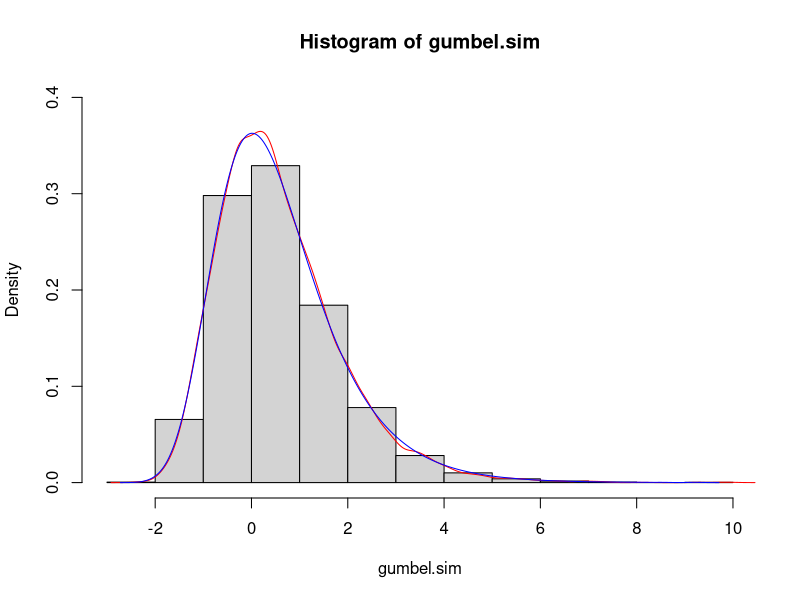
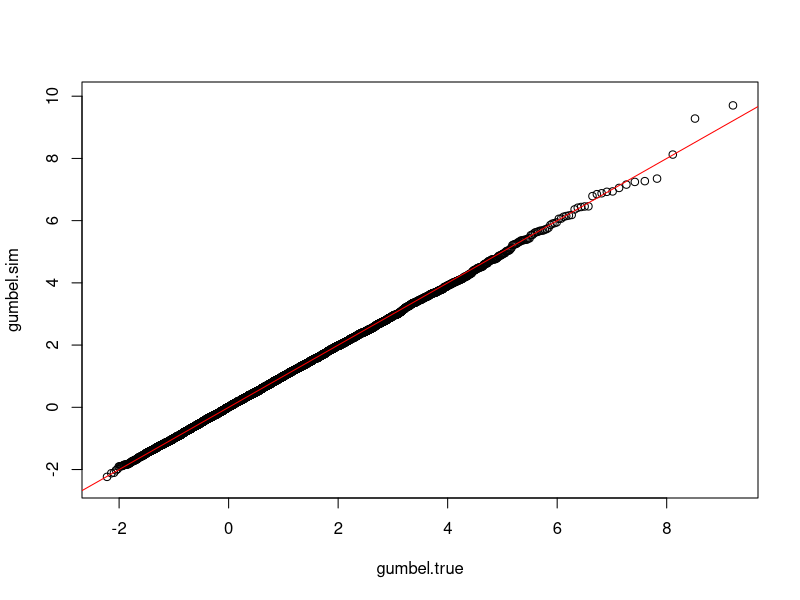
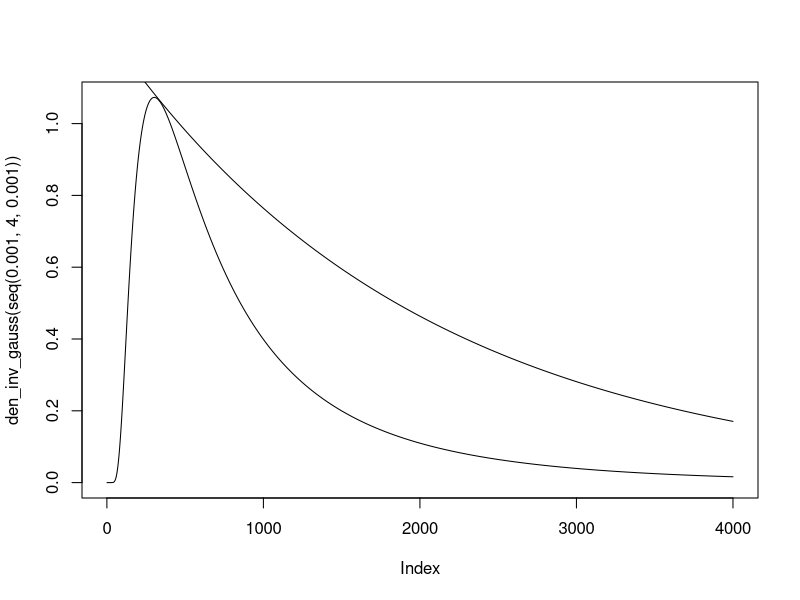

Reproduce these figures in R, in order.
### EXERCISE 1.8
sim.Pi <- function(R){
  set.seed(0)
  U <- runif(R)
  Z <- 4 * sqrt(1 - U^2)
  Z.exp <- mean(Z)
}

a.1 <- sim.Pi(1e5)

a.2 <- sim.Pi(1e5)

### EXERCISE 1.9

gumbel.p <- function(x){
  dist <- exp(-exp(-x))
}

gumbel.q <- function(p){
  quan <- -log(-log(p))
}

# Simulate 1e4 Gumbel points.
x <- runif(1e4)
gumbel.sim <- gumbel.q(x)

# Find 1e4 true Gumbel points.
p <- seq(0, 1, 1/1e4)
gumbel.true <- gumbel.q(p)

# Plot histogram.
hist(gumbel.sim, prob = TRUE, ylim = c(0, 0.4))

lines(density(gumbel.sim), col = "red")
lines(density(gumbel.true), col = "blue")

qqplot(gumbel.true, gumbel.sim)
abline(0, 1, col = "red")

### EXERCISE 1.10
sim <- rnorm(1e5)
sim <- sim[sim > 1.645]

prop <- 1 - length(sim)/1e5

sim.mean <- mean(sim)
sim.mean

# MC Integration
alpha <- 0.05

X <- runif(1e5, 0, alpha)
Z <- -qnorm(X)
Z.mean <- mean(Z)
Z.mean

### EXERCISE 1.11

den_inv_gauss <- function(x) {
  ((2*pi*x^3)^(-1/2))*exp((-(x-1)^2)/(2*x)) 
}

Cg <- function(x, C) {
  C*exp(-x/2)
}

plot(den_inv_gauss(seq(0.001,4,0.001)), type="l")
lines(Cg(seq(0.001,4,0.001), 1.26))

